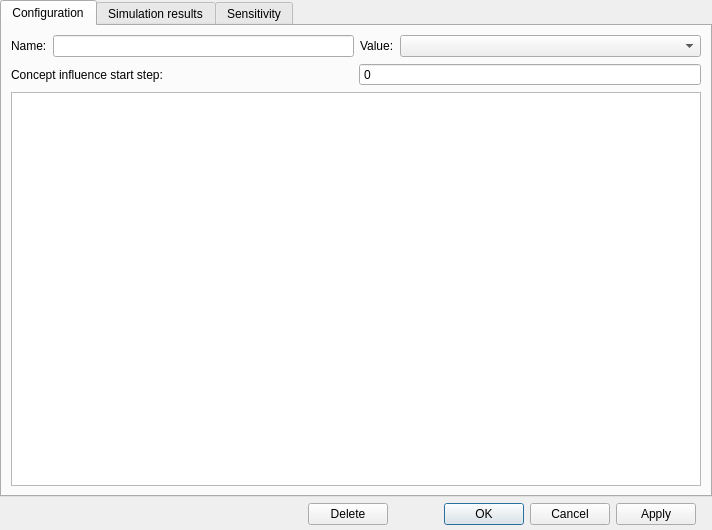
<?xml version="1.0" encoding="UTF-8"?>
<ui version="4.0">
 <class>ConceptWindow</class>
 <widget class="QDialog" name="ConceptWindow">
  <property name="geometry">
   <rect>
    <x>0</x>
    <y>0</y>
    <width>712</width>
    <height>530</height>
   </rect>
  </property>
  <property name="windowTitle">
   <string>Dialog</string>
  </property>
  <layout class="QGridLayout" name="gridLayout">
   <property name="leftMargin">
    <number>0</number>
   </property>
   <property name="topMargin">
    <number>0</number>
   </property>
   <property name="rightMargin">
    <number>0</number>
   </property>
   <property name="bottomMargin">
    <number>0</number>
   </property>
   <item row="0" column="0" colspan="4">
    <widget class="QTabWidget" name="tabWidget">
     <property name="toolTip">
      <string>Sensitivity analysis results for current concept</string>
     </property>
     <property name="currentIndex">
      <number>0</number>
     </property>
     <widget class="QWidget" name="configuration">
      <property name="toolTip">
       <string>Concept configuration</string>
      </property>
      <attribute name="title">
       <string>Configuration</string>
      </attribute>
      <layout class="QGridLayout" name="gridLayout_2">
       <item row="0" column="0" colspan="2">
        <layout class="QHBoxLayout" name="horizontalLayout_2">
         <item>
          <widget class="QLabel" name="label_11">
           <property name="text">
            <string>Name:</string>
           </property>
          </widget>
         </item>
         <item>
          <widget class="QLineEdit" name="nameField">
           <property name="toolTip">
            <string>Concept name</string>
           </property>
          </widget>
         </item>
         <item>
          <widget class="QLabel" name="label_10">
           <property name="text">
            <string>Value:</string>
           </property>
          </widget>
         </item>
         <item>
          <widget class="QComboBox" name="valueField">
           <property name="sizePolicy">
            <sizepolicy hsizetype="Expanding" vsizetype="Fixed">
             <horstretch>0</horstretch>
             <verstretch>0</verstretch>
            </sizepolicy>
           </property>
           <property name="toolTip">
            <string>Concept value (term)</string>
           </property>
          </widget>
         </item>
        </layout>
       </item>
       <item row="1" column="0">
        <widget class="QLabel" name="label_12">
         <property name="text">
          <string>Concept influence start step:</string>
         </property>
        </widget>
       </item>
       <item row="1" column="1">
        <widget class="QSpinBox" name="startStepField">
         <property name="toolTip">
          <string>First prediction step concept and its weights start to infuence FCM</string>
         </property>
         <property name="buttonSymbols">
          <enum>QAbstractSpinBox::ButtonSymbols::NoButtons</enum>
         </property>
         <property name="keyboardTracking">
          <bool>true</bool>
         </property>
        </widget>
       </item>
       <item row="2" column="0" colspan="2">
        <widget class="MarkdownEdit" name="notesField">
         <property name="toolTip">
          <string>Concept notes</string>
         </property>
        </widget>
       </item>
      </layout>
     </widget>
     <widget class="QWidget" name="results">
      <property name="toolTip">
       <string>Simulation results for current concept</string>
      </property>
      <attribute name="title">
       <string>Simulation results</string>
      </attribute>
      <layout class="QGridLayout" name="gridLayout_3">
       <item row="0" column="0">
        <widget class="QCustomPlot" name="plot" native="true">
         <property name="toolTip">
          <string>Concept values per step plot</string>
         </property>
        </widget>
       </item>
      </layout>
     </widget>
     <widget class="QWidget" name="tab">
      <property name="toolTip">
       <string>Sensitivity analysis results for concept</string>
      </property>
      <attribute name="title">
       <string>Sensitivity</string>
      </attribute>
      <layout class="QGridLayout" name="gridLayout_4">
       <item row="0" column="0">
        <widget class="QCustomPlot" name="plotSensitivity" native="true">
         <property name="toolTip">
          <string>Concept sensitivity for each change value plot</string>
         </property>
        </widget>
       </item>
      </layout>
     </widget>
    </widget>
   </item>
   <item row="1" column="0">
    <spacer name="horizontalSpacer">
     <property name="orientation">
      <enum>Qt::Orientation::Horizontal</enum>
     </property>
     <property name="sizeHint" stdset="0">
      <size>
       <width>298</width>
       <height>20</height>
      </size>
     </property>
    </spacer>
   </item>
   <item row="1" column="1">
    <widget class="QPushButton" name="deleteButton">
     <property name="toolTip">
      <string>Delete concept</string>
     </property>
     <property name="text">
      <string>Delete</string>
     </property>
    </widget>
   </item>
   <item row="1" column="2">
    <widget class="QDialogButtonBox" name="buttonBox">
     <property name="orientation">
      <enum>Qt::Orientation::Horizontal</enum>
     </property>
     <property name="standardButtons">
      <set>QDialogButtonBox::StandardButton::Apply|QDialogButtonBox::StandardButton::Cancel|QDialogButtonBox::StandardButton::Ok</set>
     </property>
    </widget>
   </item>
   <item row="1" column="3">
    <spacer name="horizontalSpacer_2">
     <property name="orientation">
      <enum>Qt::Orientation::Horizontal</enum>
     </property>
     <property name="sizeType">
      <enum>QSizePolicy::Policy::Fixed</enum>
     </property>
     <property name="sizeHint" stdset="0">
      <size>
       <width>10</width>
       <height>20</height>
      </size>
     </property>
    </spacer>
   </item>
   <item row="2" column="2">
    <spacer name="verticalSpacer">
     <property name="orientation">
      <enum>Qt::Orientation::Vertical</enum>
     </property>
     <property name="sizeType">
      <enum>QSizePolicy::Policy::Fixed</enum>
     </property>
     <property name="sizeHint" stdset="0">
      <size>
       <width>20</width>
       <height>5</height>
      </size>
     </property>
    </spacer>
   </item>
  </layout>
 </widget>
 <customwidgets>
  <customwidget>
   <class>QCustomPlot</class>
   <extends>QWidget</extends>
   <header>libs\qcustomplot\qcustomplot.h</header>
   <container>1</container>
  </customwidget>
  <customwidget>
   <class>MarkdownEdit</class>
   <extends>QTextEdit</extends>
   <header location="global">ui/markdown_edit/markdown_edit.h</header>
  </customwidget>
 </customwidgets>
 <resources/>
 <connections>
  <connection>
   <sender>buttonBox</sender>
   <signal>accepted()</signal>
   <receiver>ConceptWindow</receiver>
   <slot>accept()</slot>
   <hints>
    <hint type="sourcelabel">
     <x>248</x>
     <y>254</y>
    </hint>
    <hint type="destinationlabel">
     <x>157</x>
     <y>274</y>
    </hint>
   </hints>
  </connection>
  <connection>
   <sender>buttonBox</sender>
   <signal>rejected()</signal>
   <receiver>ConceptWindow</receiver>
   <slot>reject()</slot>
   <hints>
    <hint type="sourcelabel">
     <x>316</x>
     <y>260</y>
    </hint>
    <hint type="destinationlabel">
     <x>286</x>
     <y>274</y>
    </hint>
   </hints>
  </connection>
 </connections>
</ui>
